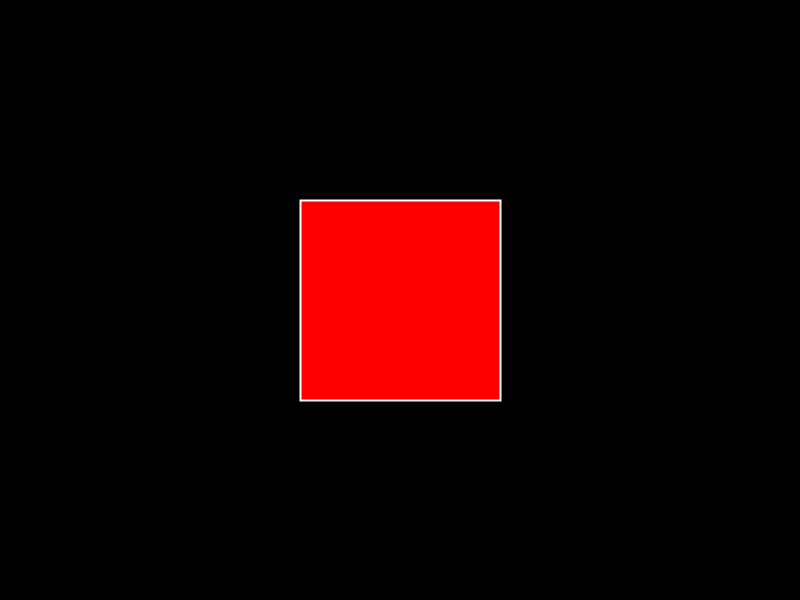
Frame 1 (no input)
Frame 60 (the mouse pressed at the canvas centre just before this capture): identical to frame 1, image omitted
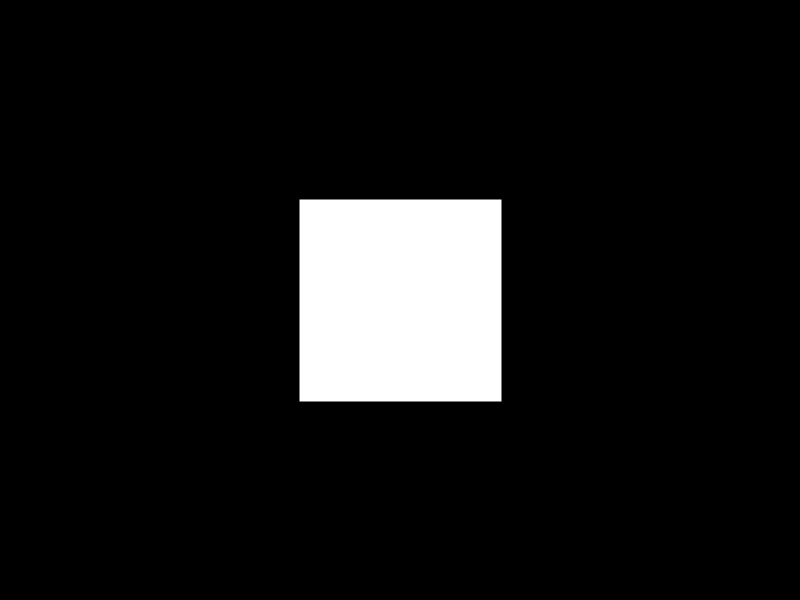
Frame 120 (the mouse held since frame 60 and released just before this capture)

The Processing sketch that drew these frames (run headless with seeded random() and noise(); from frame 60 on, the mouse is pressed at the canvas centre):

// Processing sketch: recs
// ── recs.pde
void setup() {
  size(800, 600);
  rectMode(CENTER);
}

void draw() {
  background(0);

  stroke(255);
  strokeWeight(2);

  if (mouseX > 400 - 100 && mouseX < 400 + 100 &&
      mouseY > 300 - 100 && mouseY < 300 + 100) {
    fill(255); 
  } else {
    fill(255, 0, 0); 
  }

  rect(400, 300, 200, 200);//rectangle
}
